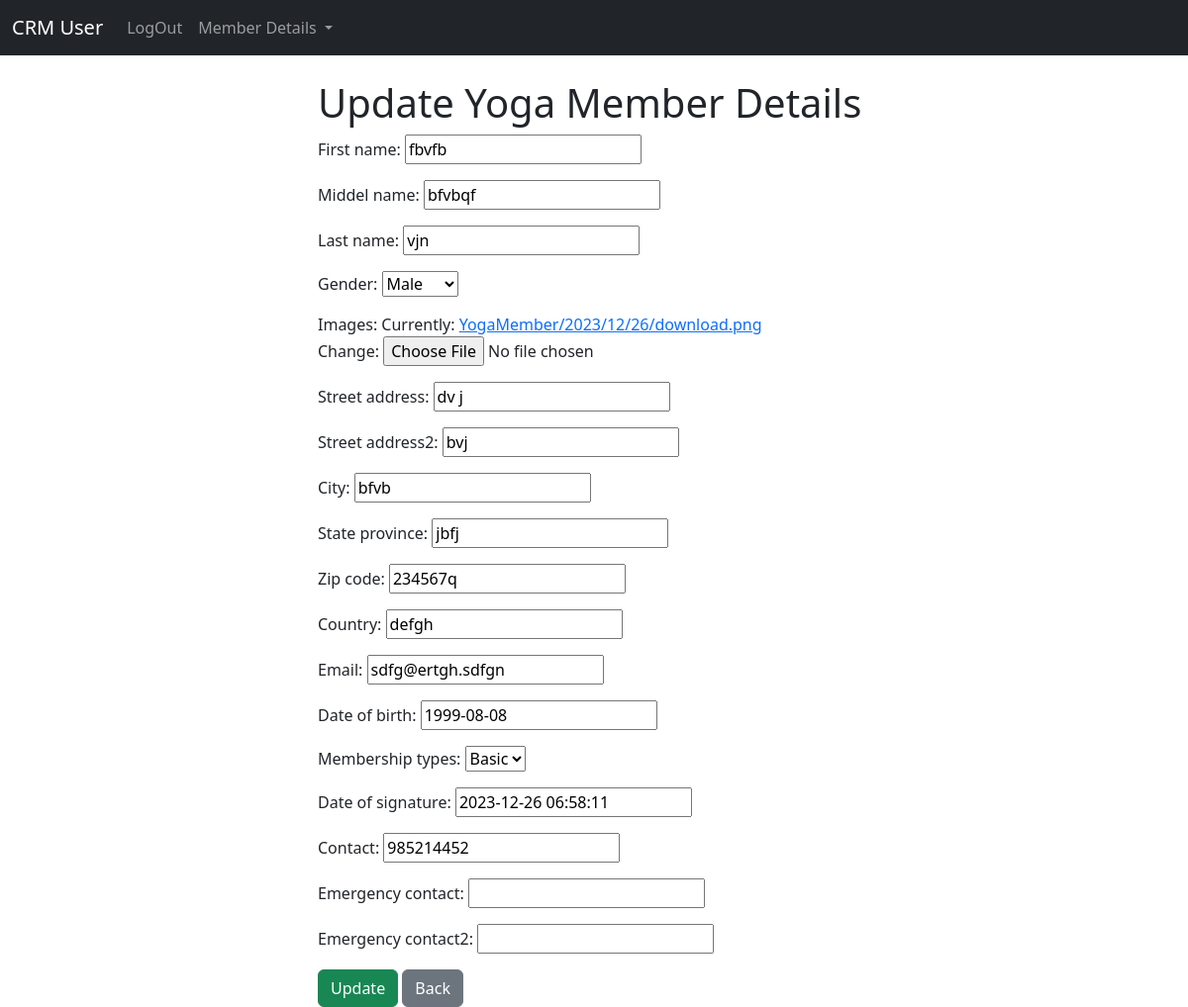
The app's page /user/update_yoga/3 (signed in) with its own data.
### user_app/models.py (models this page shows, shortened)
class YogaMember(models.Model):
    first_name = models.CharField(max_length=100)
    middel_name = models.CharField(max_length=10,blank=True)
    last_name = models.CharField(max_length=100)
    gender = models.CharField(max_length=20, choices=[("male", "Male"),("female", "Female"),("other", "Other"),])
    images = models.ImageField(upload_to="YogaMember/%Y/%m/%d", blank=False)
    street_address = models.CharField(max_length=255, blank=True)
    street_address2 = models.CharField(max_length=255, blank=True)
    city = models.CharField(max_length=100, blank=True, null=True)
    state_province = models.CharField(max_length=100, blank=True, null=True)
    zip_code = models.CharField(max_length=20)
    country = models.CharField(max_length=100)
    email = models.EmailField(unique=True)
    date_of_birth = models.DateField(default=timezone.now)
    membership_types = models.CharField(max_length=20, choices= [("basic", "Basic"),("gold", "Gold"),], default="basic")
    date_of_signature = models.DateTimeField(default=timezone.now)
    contact = models.CharField(max_length=10)
    emergency_contact = models.CharField(max_length=10,blank=True, null=True)
    emergency_contact2 = models.CharField(max_length=10,blank=True, null=True)
    registration_date = models.DateField(auto_now_add=True)

### user_app/views.py (the view)
# urls.py: path('update_yoga/<int:pk>', views.update_yoga, name='update_yoga'),
def update_yoga(request, pk):
    if request.user.is_authenticated:
        current_record = YogaMember.objects.get(id=pk)
        form = AddYogaMemberFrom(
            request.POST or None, request.FILES or None, instance=current_record
        )
        if form.is_valid():
            form.save()
            messages.success(request, "Record has been updated!")
            return redirect("yoga_details")
        return render(request, "user/yoga/update_yoga.html", {"form": form})
    else:
        messages.success(request, "Must be logged in...")
        return redirect("home")

### user_app/forms.py
class AddYogaMemberFrom(forms.ModelForm):
    class Meta:
        model = YogaMember
        fields = "__all__"

### templates/user/yoga/update_yoga.html (shortened to what this page needs)
{% extends 'user/base.html' %}
{% block main %}
<div class="col-md-6 offset-md-3 ">
     <h1>Update Yoga Member Details</h1>
     <form method='POST' enctype="multipart/form-data">
          {{form.as_p}}
    <button type="submit" class="btn btn-success">Update</button>
    <a href="{% url 'yoga_details' %}"><button type="submit" class="btn btn-secondary">Back</button></a>
     </form>
</div>
{% endblock main %}

### records on screen
YogaMember: first_name "fbvfb", middel_name "bfvbqf", last_name "vjn", gender "Male", street_address "dv j", street_address2 "bvj", city "bfvb", state_province "jbfj", zip_code "234567q", country "defgh", email "sdfg@ertgh.sdfgn", date_of_birth "1999-08-08", membership_types "Basic", date_of_signature "2023-12-26 06:58:11", contact "985214452"
